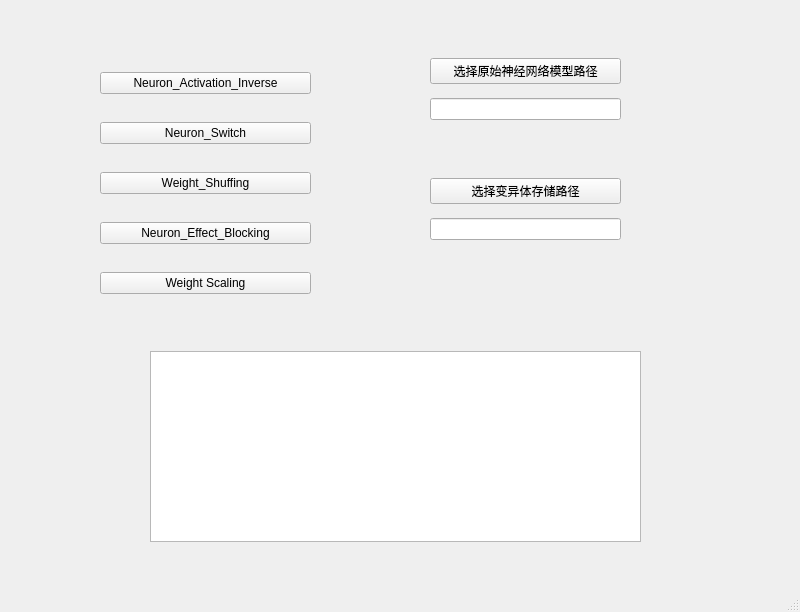
<?xml version="1.0" encoding="UTF-8"?>
<ui version="4.0">
 <class>MainWindow</class>
 <widget class="QMainWindow" name="MainWindow">
  <property name="geometry">
   <rect>
    <x>0</x>
    <y>0</y>
    <width>800</width>
    <height>612</height>
   </rect>
  </property>
  <property name="windowTitle">
   <string>MainWindow</string>
  </property>
  <widget class="QWidget" name="centralwidget">
   <widget class="QWidget" name="verticalLayoutWidget">
    <property name="geometry">
     <rect>
      <x>100</x>
      <y>50</y>
      <width>211</width>
      <height>271</height>
     </rect>
    </property>
    <layout class="QVBoxLayout" name="verticalLayout">
     <item>
      <widget class="QPushButton" name="pushButton">
       <property name="text">
        <string>Neuron_Activation_Inverse</string>
       </property>
      </widget>
     </item>
     <item>
      <widget class="QPushButton" name="pushButton_4">
       <property name="text">
        <string>Neuron_Switch</string>
       </property>
      </widget>
     </item>
     <item>
      <widget class="QPushButton" name="pushButton_3">
       <property name="text">
        <string>Weight_Shuffing</string>
       </property>
      </widget>
     </item>
     <item>
      <widget class="QPushButton" name="pushButton_5">
       <property name="text">
        <string>Neuron_Effect_Blocking</string>
       </property>
      </widget>
     </item>
     <item>
      <widget class="QPushButton" name="pushButton_2">
       <property name="text">
        <string>Weight Scaling</string>
       </property>
      </widget>
     </item>
    </layout>
   </widget>
   <widget class="QWidget" name="verticalLayoutWidget_2">
    <property name="geometry">
     <rect>
      <x>430</x>
      <y>50</y>
      <width>191</width>
      <height>80</height>
     </rect>
    </property>
    <layout class="QVBoxLayout" name="verticalLayout_2">
     <item>
      <widget class="QPushButton" name="pushButton_6">
       <property name="text">
        <string>选择原始神经网络模型路径</string>
       </property>
      </widget>
     </item>
     <item>
      <widget class="QLineEdit" name="lineEdit"/>
     </item>
    </layout>
   </widget>
   <widget class="QTextBrowser" name="textBrowser">
    <property name="geometry">
     <rect>
      <x>150</x>
      <y>351</y>
      <width>491</width>
      <height>191</height>
     </rect>
    </property>
   </widget>
   <widget class="QWidget" name="verticalLayoutWidget_3">
    <property name="geometry">
     <rect>
      <x>430</x>
      <y>170</y>
      <width>191</width>
      <height>80</height>
     </rect>
    </property>
    <layout class="QVBoxLayout" name="verticalLayout_3">
     <item>
      <widget class="QPushButton" name="pushButton_7">
       <property name="text">
        <string>选择变异体存储路径</string>
       </property>
      </widget>
     </item>
     <item>
      <widget class="QLineEdit" name="lineEdit_2"/>
     </item>
    </layout>
   </widget>
  </widget>
  <widget class="QMenuBar" name="menubar">
   <property name="geometry">
    <rect>
     <x>0</x>
     <y>0</y>
     <width>800</width>
     <height>23</height>
    </rect>
   </property>
  </widget>
  <widget class="QStatusBar" name="statusbar"/>
 </widget>
 <resources/>
 <connections>
  <connection>
   <sender>pushButton_6</sender>
   <signal>clicked()</signal>
   <receiver>MainWindow</receiver>
   <slot>setBrowerPath()</slot>
   <hints>
    <hint type="sourcelabel">
     <x>586</x>
     <y>93</y>
    </hint>
    <hint type="destinationlabel">
     <x>666</x>
     <y>46</y>
    </hint>
   </hints>
  </connection>
  <connection>
   <sender>pushButton_7</sender>
   <signal>clicked()</signal>
   <receiver>MainWindow</receiver>
   <slot>setBrowerPath_2()</slot>
   <hints>
    <hint type="sourcelabel">
     <x>540</x>
     <y>212</y>
    </hint>
    <hint type="destinationlabel">
     <x>702</x>
     <y>181</y>
    </hint>
   </hints>
  </connection>
  <connection>
   <sender>pushButton</sender>
   <signal>clicked()</signal>
   <receiver>MainWindow</receiver>
   <slot>neuron_activation_inverse()</slot>
   <hints>
    <hint type="sourcelabel">
     <x>135</x>
     <y>97</y>
    </hint>
    <hint type="destinationlabel">
     <x>134</x>
     <y>54</y>
    </hint>
   </hints>
  </connection>
  <connection>
   <sender>pushButton_4</sender>
   <signal>clicked()</signal>
   <receiver>MainWindow</receiver>
   <slot>neuron_switch()</slot>
   <hints>
    <hint type="sourcelabel">
     <x>116</x>
     <y>152</y>
    </hint>
    <hint type="destinationlabel">
     <x>60</x>
     <y>151</y>
    </hint>
   </hints>
  </connection>
  <connection>
   <sender>pushButton_3</sender>
   <signal>clicked()</signal>
   <receiver>MainWindow</receiver>
   <slot>weight_shuffing()</slot>
   <hints>
    <hint type="sourcelabel">
     <x>173</x>
     <y>205</y>
    </hint>
    <hint type="destinationlabel">
     <x>47</x>
     <y>203</y>
    </hint>
   </hints>
  </connection>
  <connection>
   <sender>pushButton_5</sender>
   <signal>clicked()</signal>
   <receiver>MainWindow</receiver>
   <slot>neuron_effect_blocking()</slot>
   <hints>
    <hint type="sourcelabel">
     <x>132</x>
     <y>256</y>
    </hint>
    <hint type="destinationlabel">
     <x>33</x>
     <y>255</y>
    </hint>
   </hints>
  </connection>
  <connection>
   <sender>pushButton_2</sender>
   <signal>clicked()</signal>
   <receiver>MainWindow</receiver>
   <slot>weight_scaling()</slot>
   <hints>
    <hint type="sourcelabel">
     <x>113</x>
     <y>303</y>
    </hint>
    <hint type="destinationlabel">
     <x>48</x>
     <y>312</y>
    </hint>
   </hints>
  </connection>
 </connections>
 <slots>
  <slot>setBrowerPath()</slot>
  <slot>setBrowerPath_2()</slot>
  <slot>neuron_activation_inverse()</slot>
  <slot>neuron_switch()</slot>
  <slot>weight_shuffing()</slot>
  <slot>neuron_effect_blocking()</slot>
  <slot>weight_scaling()</slot>
 </slots>
</ui>
